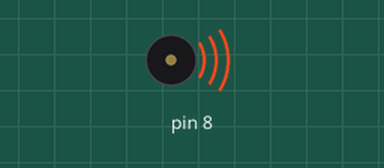
Bench run of a sketch on a simulated Arduino Nano, built with avr-gcc and run on an emulated ATmega328P. Parts: buzzer (waves = sounding).

Above: at 0.1 s.
At 4.4 s:
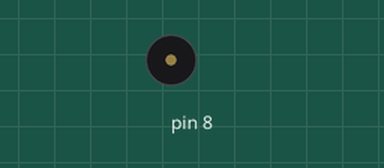
Timing chart, 0 to 5.9 s (numbered marks = the images above):
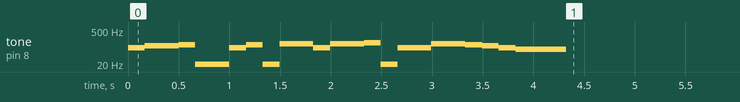

The sketch:

tone_generator.ino
```cpp
/*************************************************
 * Arduino Nano - 328 Old Bootloader
 *************************************************/


#define NOTE_C  0
#define NOTE_CS 1
#define NOTE_D  2
#define NOTE_DS 3
#define NOTE_E  4
#define NOTE_F  5
#define NOTE_FS 6
#define NOTE_G  7
#define NOTE_GS 8
#define NOTE_A  9
#define NOTE_AS 10
#define NOTE_B  11

/* B0  31  -> D#8 4978 */
/* C1 33 -> D#8 4987 */
const uint16_t freq[] = {
  /*31, */33, 35, 37, 39, 41, 44, 46, 49, 52, 55, 58, 62, 65, 69, 73, 78, 82,
  87, 93, 98, 104, 110, 117, 123, 131, 139, 147, 156, 165, 175, 185, 196,
  208, 220, 233, 247, 262, 277, 294, 311, 330, 349, 370, 392, 415, 440, 466,
  494, 523, 554, 587, 622, 659, 698, 740, 784, 831, 880, 932, 988, 1047, 1109,
  1175, 1245, 1319, 1397, 1480, 1568, 1661, 1760, 1865, 1976, 2093, 2217, 2349,
  2489, 2637, 2794, 2960, 3136, 3322, 3520, 3729, 3951, 4186, 4435, 4699, 4978,
};
const uint8_t maxNotes = sizeof(freq) / sizeof(freq[0]);

#define MAKE_NOTE(note, octave) freq[(note + 12 * octave) % maxNotes]

#define DO_REST 1

/*const uint16_t tune[] = {
  MAKE_NOTE(NOTE_C, 5),
  MAKE_NOTE(NOTE_D, 5),
  MAKE_NOTE(NOTE_E, 5),
  MAKE_NOTE(NOTE_F, 5),
  MAKE_NOTE(NOTE_G, 5),
  MAKE_NOTE(NOTE_A, 5),
  MAKE_NOTE(NOTE_B, 5),
  MAKE_NOTE(NOTE_C, 6),
};*/

struct Note {
  uint16_t freq;
  uint16_t notediv;
};

const Note tankdeath[] = {
  { MAKE_NOTE(NOTE_FS, 1), 256 },
  { MAKE_NOTE(NOTE_CS, 1), 256 },
  { MAKE_NOTE(NOTE_FS, 1), 256 },
  { MAKE_NOTE(NOTE_CS, 1), 256 },
  { MAKE_NOTE(NOTE_FS, 1), 256 },
  { MAKE_NOTE(NOTE_CS, 1), 256 },
  { MAKE_NOTE(NOTE_FS, 1), 256 },
  { MAKE_NOTE(NOTE_CS, 1), 256 },
  { MAKE_NOTE(NOTE_FS, 1), 256 },
  { MAKE_NOTE(NOTE_CS, 1), 256 },
  { MAKE_NOTE(NOTE_FS, 1), 128 },
  { MAKE_NOTE(NOTE_CS, 1), 128 },
  { MAKE_NOTE(NOTE_FS, 1), 128 },
  { MAKE_NOTE(NOTE_CS, 1), 128 },
  { MAKE_NOTE(NOTE_FS, 1), 64 },
  { MAKE_NOTE(NOTE_CS, 1), 64 },
  { MAKE_NOTE(NOTE_FS, 1), 64 },
  { MAKE_NOTE(NOTE_CS, 1), 64 },
  { MAKE_NOTE(NOTE_FS, 1), 128 },
  { MAKE_NOTE(NOTE_CS, 1), 128 },
  { MAKE_NOTE(NOTE_FS, 1), 128 },
  { MAKE_NOTE(NOTE_CS, 1), 128 },
  { MAKE_NOTE(NOTE_FS, 1), 256 },
  { MAKE_NOTE(NOTE_CS, 1), 256 },
  { MAKE_NOTE(NOTE_FS, 1), 256 },
  { MAKE_NOTE(NOTE_CS, 1), 256 },
  { MAKE_NOTE(NOTE_FS, 1), 256 },
  { MAKE_NOTE(NOTE_CS, 1), 256 },
  { MAKE_NOTE(NOTE_FS, 1), 256 },
  { MAKE_NOTE(NOTE_CS, 1), 256 },
};

#define DOTTED_NOTE 0x8000
const Note tune[] = {

  { MAKE_NOTE(NOTE_FS, 1), 16 },
  { MAKE_NOTE(NOTE_A,  1), 8 },
  { MAKE_NOTE(NOTE_B,  1), 16 },
  { DO_REST, 8},

  { MAKE_NOTE(NOTE_FS,  1), 16 },
  { MAKE_NOTE(NOTE_B,  1), 16 },
  { DO_REST, 16},
  { MAKE_NOTE(NOTE_CS, 2), 8 },

  { MAKE_NOTE(NOTE_FS,  1), 16 },
  { MAKE_NOTE(NOTE_CS,  2), 8 },
  { MAKE_NOTE(NOTE_D,  2), 16 },

  { DO_REST, 16},
  { MAKE_NOTE(NOTE_FS, 1), 8 },
  { MAKE_NOTE(NOTE_CS, 2), 8 },

  { MAKE_NOTE(NOTE_B,  1), 16 },
  { MAKE_NOTE(NOTE_A,  1), 16 },
  { MAKE_NOTE(NOTE_FS,  1), 16 },

  { MAKE_NOTE(NOTE_E,  1), 8 | DOTTED_NOTE },//C

  /*{ MAKE_NOTE(NOTE_FS,  1), 8  }, //D

  { MAKE_NOTE(NOTE_D,  2), 16 },
  { MAKE_NOTE(NOTE_CS,  2), 16 },
  { MAKE_NOTE(NOTE_B,  1), 16 },

  { MAKE_NOTE(NOTE_FS, 1), 16 },
  { MAKE_NOTE(NOTE_A,  1), 8 },
  { MAKE_NOTE(NOTE_B,  1), 16 },
  { DO_REST, 8},

  { MAKE_NOTE(NOTE_FS,  1), 16 },
  { MAKE_NOTE(NOTE_B,  1), 16 },
  { DO_REST, 16},
  { MAKE_NOTE(NOTE_CS,  1), 16 },

  { MAKE_NOTE(NOTE_FS,  1), 16 },
  { MAKE_NOTE(NOTE_CS,  2), 8 },
  { MAKE_NOTE(NOTE_D,  2), 1 },*/

};
const uint8_t numNotesInTune = sizeof(tune) / sizeof(tune[0]);

const uint16_t ms_per_whole_note = 2666 /* 4:4 at 90bpm */;
void setup() {
  for (uint8_t thisNote = 0; thisNote < numNotesInTune; thisNote++)
  {
    Note n = tune[thisNote];
    uint16_t   ms = ms_per_whole_note / (n.notediv & 0x7FFF);
    ms += (n.notediv & DOTTED_NOTE) ? (ms>>1) : (0);

    if (n.freq != 0)
    {
      tone(8, n.freq, ms);
      delay(ms);
    }
    else
    {
      delay(ms);
    }

    noTone(8);
  }
}

void loop() {
  /*static currentNote = 0;
  tone(tune[currentNote]);
  currentNote = (currentNote + 1) % numNotesInTune;*/
}
```
